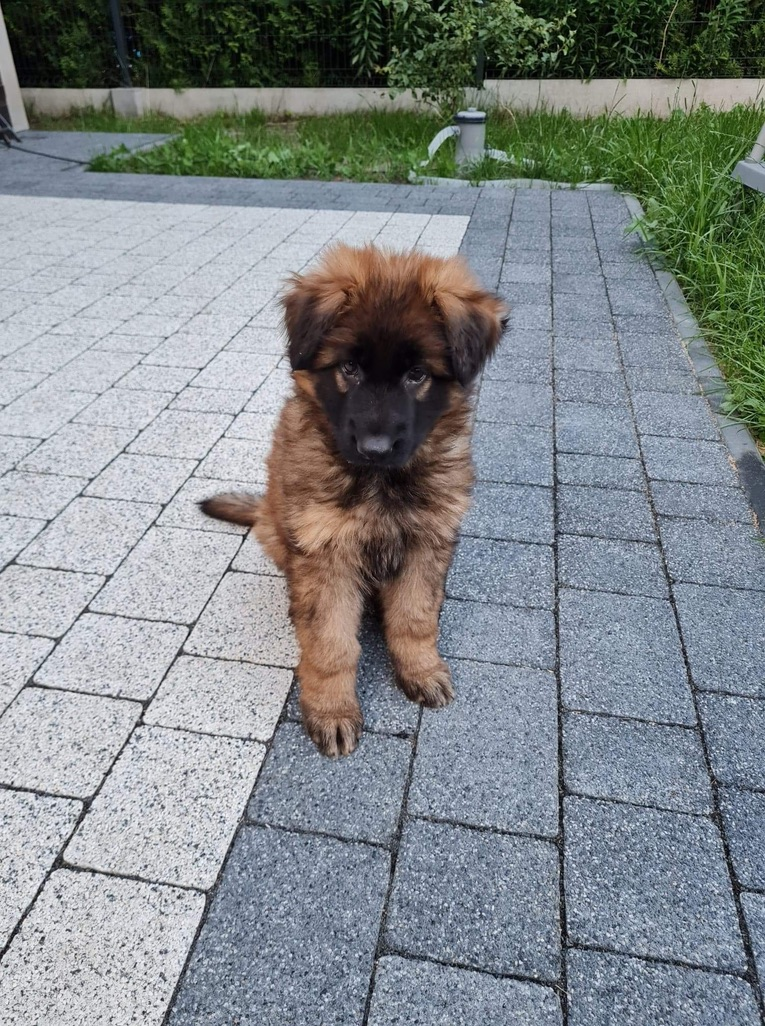
#> input picture task_2/data/dog.jpeg, 765 x 1026 px
$ python task_2.py
#> lines starting #> are read from the running program, lines starting #| are printed output that depends on the picture; after the words box and inside, x2 and y2 are one past the last pixel; in counts of white or black regions, pixels touching at a corner belong together
#> further down, image is the input picture: shape (1026, 765, 3); mean B, G, R 138.4, 136.4, 130.1
import cv2
import numpy as np

def task_1(image):
    pixel = image[0, 0]
#> pixel = [8, 10, 10]
    b, g, r = pixel
#> b = 8; g = 10; r = 10
    print(f"[Task 1] Top-left pixel (B, G, R): {b}, {g}, {r}")
#| [Task 1] Top-left pixel (B, G, R): 8, 10, 10

def task_2(image):
    modified = image.copy()
    h, w = modified.shape[:2]
#> h = 1026; w = 765
    print("[Task 2] Displaying original image...")
    cv2.imshow("Task 2 - Original", image)
    modified[h-1, w-1] = (0, 0, 255)
#> modified: shape (1026, 765, 3); under 0.01% of pixels changed, all inside (x1, y1, x2, y2) = (764, 1025, 765, 1026)
    print("[Task 2] Displaying modified image with bottom-right pixel set to red.")
    cv2.imshow("Task 2 - Modified", modified)
    cv2.waitKey(0)
    cv2.destroyAllWindows()

def task_3(image):
    h, w = image.shape[:2]
#> h = 1026; w = 765
    cx, cy = w // 2, h // 2
#> cx = 382; cy = 513
    center_pixel = image[cy, cx]
#> center_pixel = [39, 45, 64]
    print(f"[Task 3] Image center: ({cx}, {cy}), Pixel value (B, G, R): {center_pixel}")
#| [Task 3] Image center: (382, 513), Pixel value (B, G, R): [39 45 64]

def task_4(image):
    modified = image.copy()
    h, w = modified.shape[:2]
#> h = 1026; w = 765
    x = int(input("[Task 4] Enter X coordinate: "))
#> the answer given: 3
    y = int(input("[Task 4] Enter Y coordinate: "))
#> the answer given: 3
    if 0 <= x < w and 0 <= y < h:
        modified[y, x] = (0, 0, 0)
#> modified: shape (1026, 765, 3); under 0.01% of pixels changed, all inside (x1, y1, x2, y2) = (3, 3, 4, 4)
        print(f"[Task 4] Set pixel at ({x},{y}) to black.")
        cv2.imshow("Task 4", modified)
        cv2.waitKey(0)
        cv2.destroyAllWindows()
    else:
        print("[Task 4] Coordinates out of image bounds.")

def task_5(image):
    modified = image.copy()
    h, w = modified.shape[:2]
#> h = 1026; w = 765
    modified[0:h//2, 0:w//2] = (255, 0, 0)
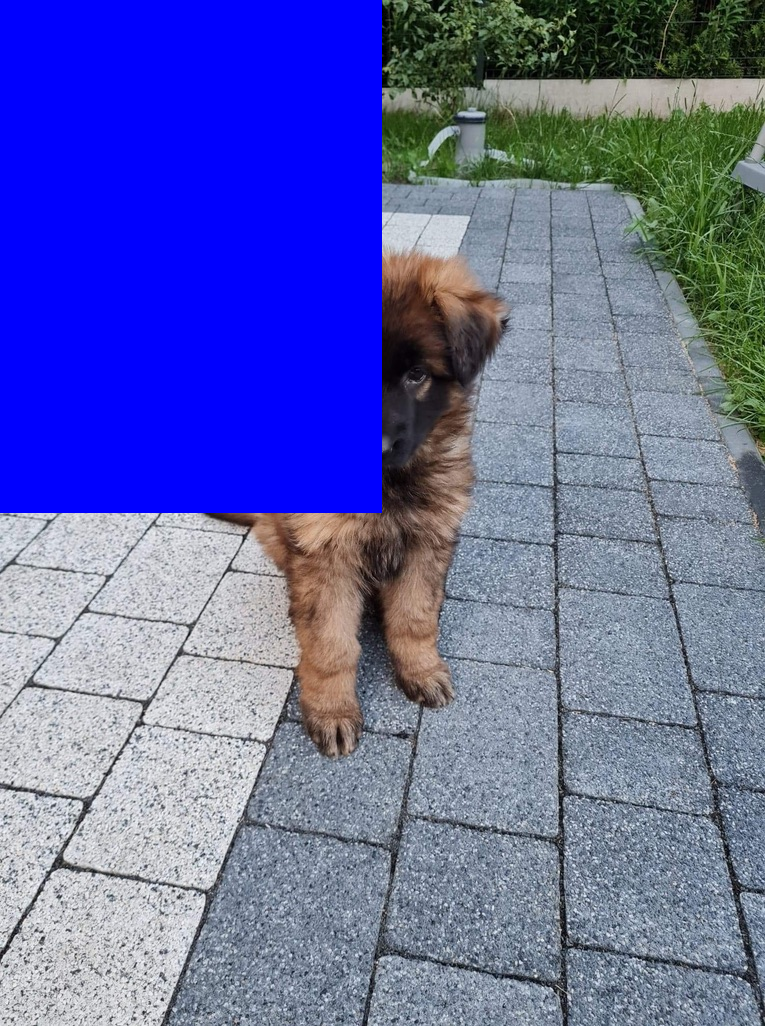
#> modified: shape (1026, 765, 3); mean B, G, R 169.1, 102.7, 97.3
    print("[Task 5] Top-left quarter filled with blue.")
    cv2.imshow("Task 5", modified)
    cv2.waitKey(0)
    cv2.destroyAllWindows()

def task_6(image):
    modified = image.copy()
    h, w = modified.shape[:2]
#> h = 1026; w = 765
    cx, cy = w // 2, h // 2
#> cx = 382; cy = 513
    half = 50
    modified[cy-half:cy+half, cx-half:cx+half] = (0, 0, 255)
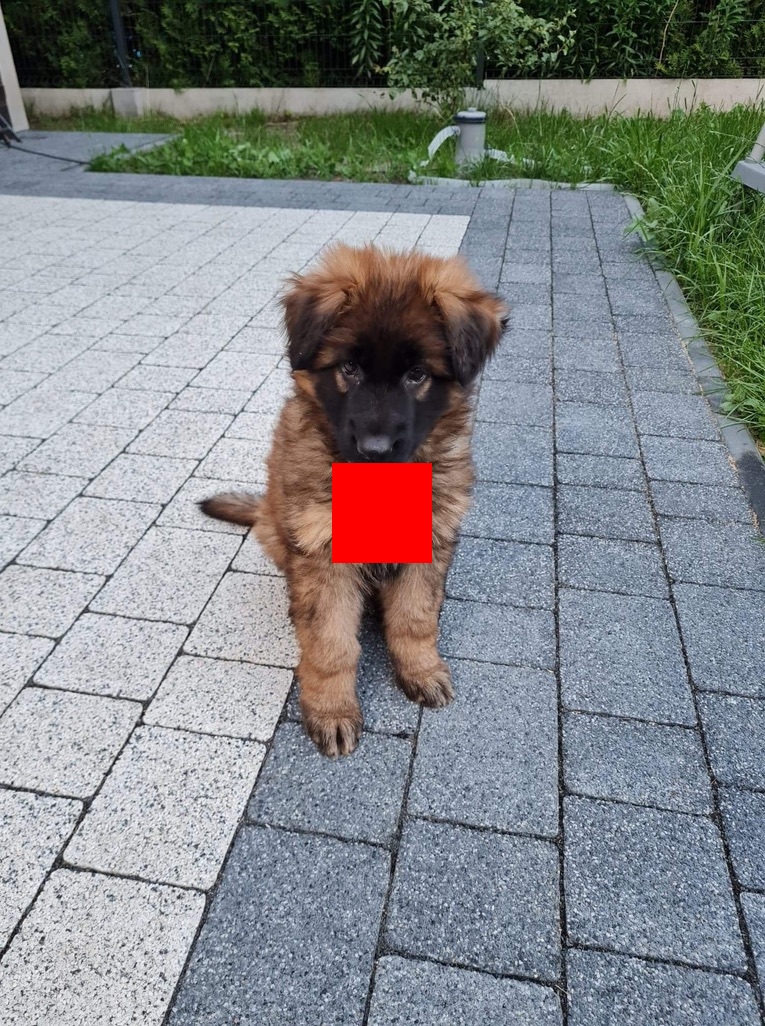
#> modified: shape (1026, 765, 3); 1.27% of pixels changed, all inside (x1, y1, x2, y2) = (332, 463, 432, 563)
    print("[Task 6] 100x100 square centered filled with red.")
    cv2.imshow("Task 6", modified)
    cv2.waitKey(0)
    cv2.destroyAllWindows()

def task_7(image):
    h, w = image.shape[:2]
#> h = 1026
    dh, dw = h // 3, w // 3
    center_crop = image[dh:2*dh, dw:2*dw]
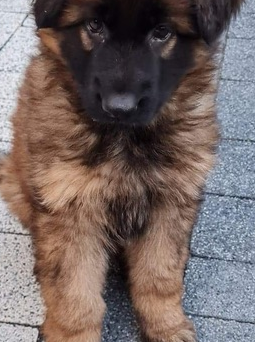
#> center_crop: shape (342, 255, 3); mean B, G, R 99.6, 101.9, 115.8
    print("[Task 7] Displaying center region of 9-part grid.")
    cv2.imshow("Task 7 - Center Crop", center_crop)
    cv2.waitKey(0)
    cv2.destroyAllWindows()

def task_8(image):
    modified = image.copy()
    h = modified.shape[0]
    print("[Task 8] Displaying original image...")
    cv2.imshow("Task 8 - Original", image)
    if h > 100:
        modified[100, :] = (0, 255, 0)
        print("[Task 8] Row 100 set to green.")
    else:
        print("[Task 8] Image too small to modify row 100.")
    cv2.imshow("Task 8 - Modified", modified)
    cv2.waitKey(0)
    cv2.destroyAllWindows()

def task_9(image):
    modified = image.copy()
    print("[Task 9] Displaying original image...")
    cv2.imshow("Task 9 - Original", image)
    modified[50:100, 50:100] = (255, 255, 255)
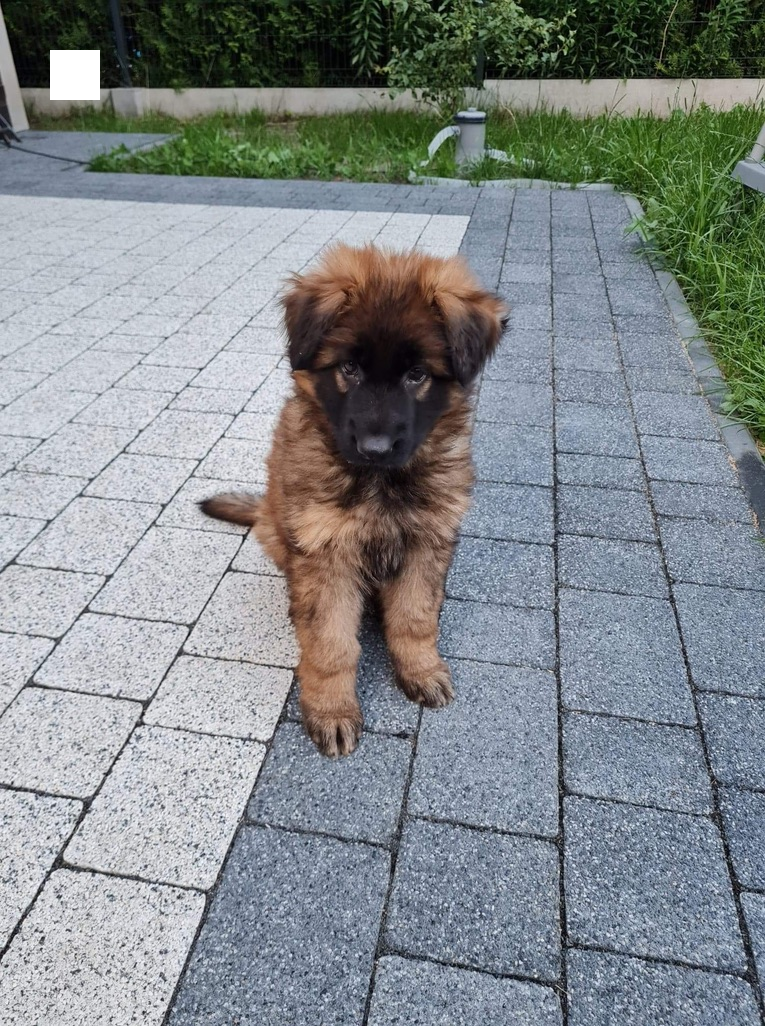
#> modified: shape (1026, 765, 3); mean B, G, R 139.1, 137, 130.7
    print("[Task 9] Region (50,50)-(100,100) set to white.")
    cv2.imshow("Task 9 - Modified", modified)
    cv2.waitKey(0)
    cv2.destroyAllWindows()

def task_10(image):
    pixel1 = image[50, 50]
#> pixel1 = [5, 16, 8]
    pixel2 = image[200, 200] if image.shape[0] > 200 and image.shape[1] > 200 else image[-1, -1]
#> pixel2 = [157, 141, 125]
    diff = np.abs(pixel1.astype(int) - pixel2.astype(int))
#> diff = [152, 125, 117]
    print(f"[Task 10] Pixel at (50,50): {pixel1}, Pixel at (200,200): {pixel2}")
#| [Task 10] Pixel at (50,50): [ 5 16  8], Pixel at (200,200): [157 141 125]
    print(f"[Task 10] Difference (B, G, R): {diff}")
#| [Task 10] Difference (B, G, R): [152 125 117]

def task_11(image):
    gray = cv2.cvtColor(image, cv2.COLOR_BGR2GRAY)
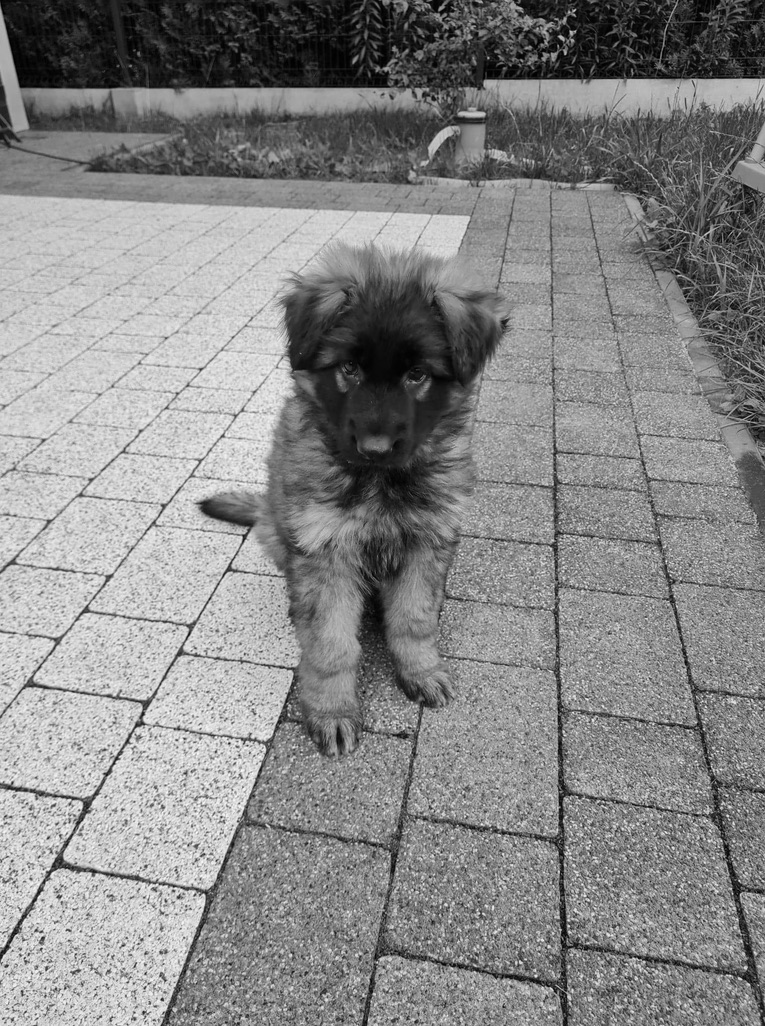
#> gray: shape (1026, 765); min 0, max 254, mean 134.8
    min_val, max_val, min_loc, max_loc = cv2.minMaxLoc(gray)
#> min_val = 0; max_val = 254; min_loc = (696, 20); max_loc = (241, 770)
    print(f"[Task 11] Brightest pixel at {max_loc} with brightness {max_val}")
#| [Task 11] Brightest pixel at (241, 770) with brightness 254.0

image_path = "data/dog.jpeg"
image = cv2.imread(image_path)

if image is None:
    print("Error: Could not load image.")
else:
    task_1(image)
    task_2(image)
    task_3(image)
    task_4(image)
    task_5(image)
    task_6(image)
    task_7(image)
    task_8(image)
    task_9(image)
    task_10(image)
    task_11(image)
